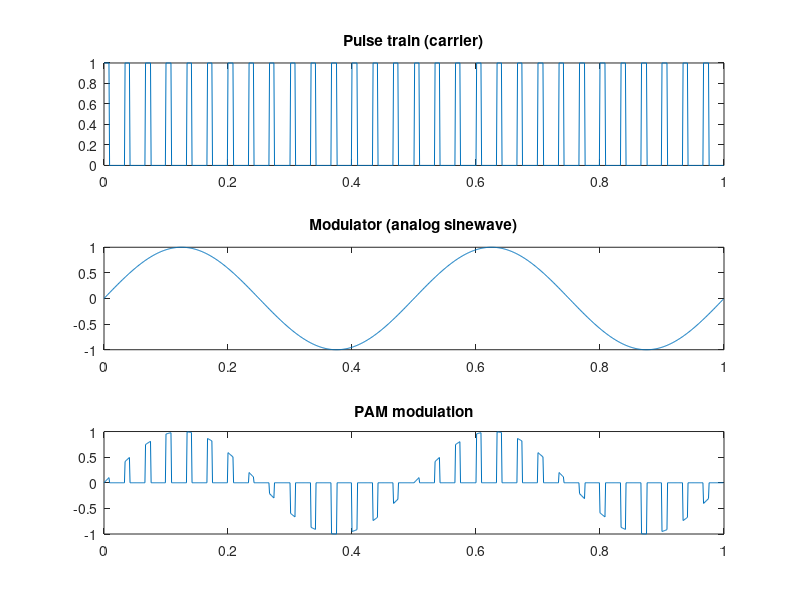

MATLAB code for this plot:
% This file is a Matlab script generates a PAM modulation
% signal and plots the analog modulator, carriera and the modulated signal 
% in the time domain
%
% This program is free software; you can redistribute it and/or modify
% it under the terms of the GNU General Public License as published by
% the Free Software Foundation; either version 2, or (at your option)
% any later version.
%
% This program is distributed in the hope that it will be useful,
% but WITHOUT ANY WARRANTY; without even the implied warranty of
% MERCHANTABILITY or FITNESS FOR A PARTICULAR PURPOSE.  See the
% GNU General Public License for more details.

%Time specifications:
Fs = 1000;                            % Sampling Frequency (samples per second)
Ts = 1/Fs;                            % Sampling Period (seconds per sample)
L=1000;                               % Time vector lenght (total samples)
t = [0:L-1]*Ts;                       % Time vector

% Modulator signal
Fmodulator = 2; Am = 1; modulator = Am * sin(2*pi*Fmodulator*t);                    %

% Pulse train (periodic square wave offested and normalized to 1, used as a
% pulse train.
ptrain=0.5.*(1+square(2*pi*30*t,25));

% PAM modulation
PAM = modulator .* ptrain;

figure;
subplot(3,1,1);plot(t,ptrain);title('Pulse train (carrier)');
subplot(3,1,2);plot(t,modulator);title('Modulator (analog sinewave)');
subplot(3,1,3);plot(t,PAM);title('PAM modulation');
